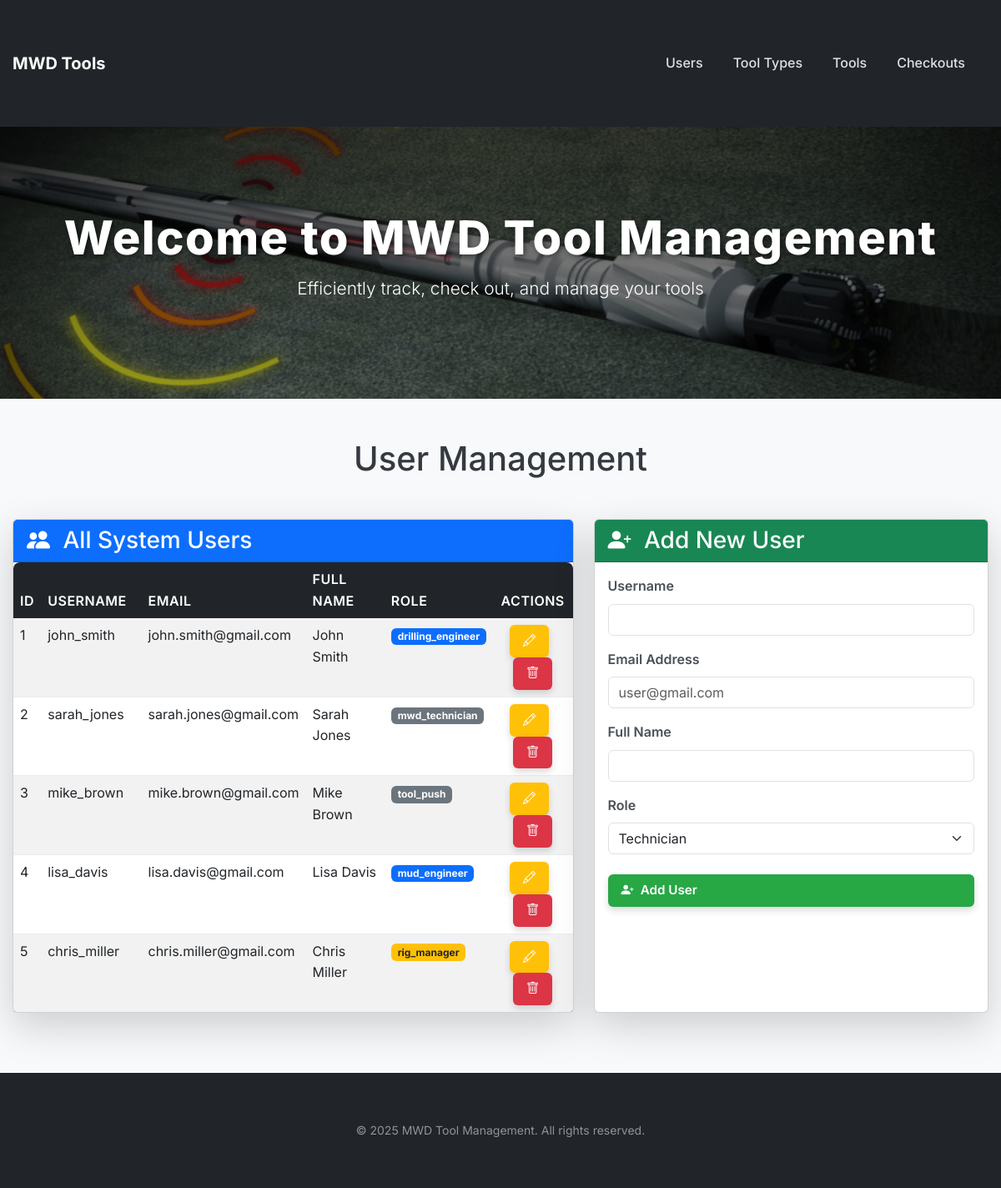
Screenshot of /users with the database file from the repository.
### lib/models/user.py (models this page shows)
class User(Base):
    __tablename__ = "users"
    id = Column(Integer, primary_key=True, index=True)
    username = Column(String, unique=True, nullable=False)
    full_name = Column(String, nullable=True)
    email = Column(String, unique=True, nullable=True)
    role = Column(String, default="technician")

### app.py (the view)
@app.get("/users", response_class=HTMLResponse)
def users(request: Request, db: Session = Depends(get_db)):
    users = crud.get_users(db)
    return templates.TemplateResponse("users.html", {"request": request, "users": users})

### templates/users.html (shortened to what this page needs)
{% extends "base.html" %}
{% block content %}
<h1 class="text-center mb-5">User Management</h1>
<div class="row">
    <div class="col-md-7 mb-4">
        <div class="card shadow-lg h-100">
            <div class="card-header bg-primary text-white">
                <h3 class="mb-0"><i class="bi bi-people-fill me-2"></i> All System Users</h3>
            </div>
            <div class="card-body p-0">
                <div class="table-responsive">
                    <table class="table table-striped table-hover mb-0">
                        <thead class="table-dark">
                            <tr>
                                <th style="width: 5%;">ID</th>
                                <th style="width: 20%;">Username</th>
                                <th style="width: 25%;">Email</th>
                                <th style="width: 20%;">Full Name</th>
                                <th style="width: 15%;">Role</th>
                                <th class="text-center" style="width: 15%;">Actions</th>
                            </tr>
                        </thead>
                        <tbody>
                            {% for user in users %}
                            <tr>
                                <td>{{ user.id }}</td>
                                <td>{{ user.username }}</td>
                                <td>{{ user.email or 'N/A' }}</td>
                                <td>{{ user.full_name or 'N/A' }}</td>
                                <td>
                                    {% if 'admin' in user.role.lower() %}
                                        <span class="badge bg-danger">{{ user.role }}</span>
                                    {% elif 'manager' in user.role.lower() %}
                                        <span class="badge bg-warning text-dark">{{ user.role }}</span>
                                    {% elif 'engineer' in user.role.lower() %}
                                        <span class="badge bg-primary">{{ user.role }}</span>
                                    {% else %}
                                        <span class="badge bg-secondary">{{ user.role }}</span>
                                    {% endif %}
                                </td>
                                <td class="text-center">
                                    <a href="/users/edit/{{ user.id }}" class="btn btn-warning btn-sm me-2" title="Edit User">
                                        <i class="bi bi-pencil"></i>
                                    </a>
                                    <button type="button" class="btn btn-danger btn-sm" data-bs-toggle="modal"
                                            data-bs-target="#deleteUserModal-{{ user.id }}" title="Delete User">
                                        <i class="bi bi-trash"></i>
                                    </button>
                                </td>
                            </tr>
                            {% endfor %}
                        </tbody>
                    </table>
                </div>
            </div>
        </div>
    </div>
    <div class="col-md-5 mb-4">
        <div class="card shadow-lg h-100">
            <div class="card-header bg-success text-white">
                <h3 class="mb-0"><i class="bi bi-person-plus-fill me-2"></i> Add New User</h3>
            </div>
            <div class="card-body">
                <form method="POST" action="/users/add">
                    <div class="mb-3">
                        <label for="username" class="form-label">Username</label>
                        <input type="text" name="username" id="username" class="form-control" required>
                    </div>
                    <div class="mb-3">
                        <label for="email" class="form-label">Email Address</label>
                        <input type="email" name="email" id="email" class="form-control" placeholder="user@gmail.com">
                    </div>
                    <div class="mb-3">
                        <label for="full_name" class="form-label">Full Name</label>
                        <input type="text" name="full_name" id="full_name" class="form-control">
                    </div>
                    <div class="mb-4">
                        <label for="role" class="form-label">Role</label>
                        <select name="role" id="role" class="form-select" required>
                            <option value="technician" selected>Technician</option>
                        </select>
                    </div>
                    <button type="submit" class="btn btn-success w-100">
                        <i class="bi bi-person-plus-fill me-2"></i> Add User
                    </button>
                </form>
            </div>
        </div>
    </div>
</div>
{% endblock %}

### static/css/style.css (style rules this page uses)
body { font-family: 'Inter', sans-serif; background-color: #f8f9fa; margin: 0; padding: 0; line-height: 1.6; color: #343a40; }
table { width: 100%; border-collapse: separate; border-spacing: 0; margin-bottom: 30px; box-shadow: 0 4px 12px rgba(0,0,0,0.1); border-radius: 8px; overflow: hidden; background-color: #fff; }
th, td { padding: 15px; border: none; text-align: left; }
th { background-color: #17a2b8; color: #fff; font-weight: 600; text-transform: uppercase; letter-spacing: 0.5px; }
td { border-bottom: 1px solid #e9ecef; }
tr:last-child td { border-bottom: none; }
tr:nth-child(even) { background-color: #f8f9fa; }
.btn { display: inline-flex; align-items: center; padding: 8px 16px; text-decoration: none; border-radius: 6px; color: #fff; font-size: 0.95rem; font-weight: 600; border: none; cursor: pointer; box-shadow: 0 4px 8px rgba(0, 0, 0, 0.15); transition: all 0.2s ease; }
.btn-success { background-color: #28a745; }
.btn-danger { background-color: #dc3545; }
form input, form select, form textarea { padding: 10px 12px; width: 100%; margin-bottom: 15px; border: 1px solid #ced4da; border-radius: 6px; box-sizing: border-box; transition: border-color 0.2s ease, box-shadow 0.2s ease; }
form label { font-weight: 600; margin-bottom: 5px; display: block; color: #495057; }

### rows the page displays
User: id "1", username "john_smith", email "john.smith@gmail.com", full_name "John Smith", role "drilling_engineer"
User: id "2", username "sarah_jones", email "sarah.jones@gmail.com", full_name "Sarah Jones", role "mwd_technician"
User: id "3", username "mike_brown", email "mike.brown@gmail.com", full_name "Mike Brown", role "tool_push"
User: id "4", username "lisa_davis", email "lisa.davis@gmail.com", full_name "Lisa Davis", role "mud_engineer"
User: id "5", username "chris_miller", email "chris.miller@gmail.com", full_name "Chris Miller", role "rig_manager"
